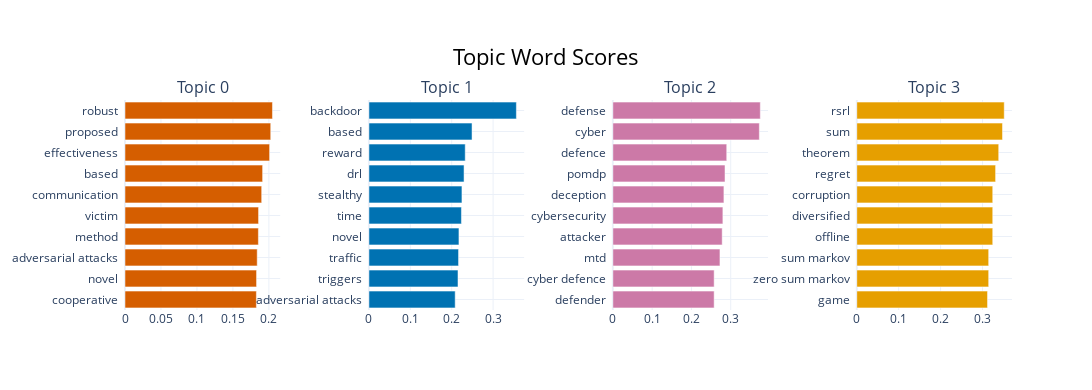

The notebook cell saved with this chart:
### Code cell
# reduce number of topics 
topic_model.reduce_topics(docs=summerized_papers, nr_topics=5)

# visualize the reduced topics
topic_model.visualize_barchart(top_n_topics=5, n_words=10, width=300, height=300)

### Figure 1 — Plotly figure (JSON) as saved in the notebook; plotly's stock layout.template omitted (floating-point values rounded to 4 significant figures)
{"data": [{"marker": {"color": "#D55E00"}, "orientation": "h", "type": "bar", "x": [0.1826, 0.1829, 0.1838, 0.1854, 0.1856, 0.19, 0.1913, 0.201, 0.2026, 0.205], "xaxis": "x", "y": ["cooperative  ", "novel  ", "adversarial attacks  ", "method  ", "victim  ", "communication  ", "based  ", "effectiveness  ", "proposed  ", "robust  "], "yaxis": "y"}, {"marker": {"color": "#0072B2"}, "orientation": "h", "type": "bar", "x": [0.2084, 0.2152, 0.2165, 0.2175, 0.2235, 0.2247, 0.2298, 0.2326, 0.2491, 0.3563], "xaxis": "x2", "y": ["adversarial attacks  ", "triggers  ", "traffic  ", "novel  ", "time  ", "stealthy  ", "drl  ", "reward  ", "based  ", "backdoor  "], "yaxis": "y2"}, {"marker": {"color": "#CC79A7"}, "orientation": "h", "type": "bar", "x": [0.2578, 0.2578, 0.2726, 0.2783, 0.28, 0.2826, 0.2854, 0.2898, 0.3728, 0.3753], "xaxis": "x3", "y": ["defender  ", "cyber defence  ", "mtd  ", "attacker  ", "cybersecurity  ", "deception  ", "pomdp  ", "defence  ", "cyber  ", "defense  "], "yaxis": "y3"}, {"marker": {"color": "#E69F00"}, "orientation": "h", "type": "bar", "x": [0.312, 0.3148, 0.3148, 0.3245, 0.3245, 0.3245, 0.3313, 0.3387, 0.3478, 0.3519], "xaxis": "x4", "y": ["game  ", "zero sum markov  ", "sum markov  ", "offline  ", "diversified  ", "corruption  ", "regret  ", "theorem  ", "sum  ", "rsrl  "], "yaxis": "y4"}], "layout": {"annotations": [{"font": {"size": 16}, "showarrow": false, "text": "Topic 0", "x": 0.0875, "xanchor": "center", "xref": "paper", "y": 1, "yanchor": "bottom", "yref": "paper"}, {"font": {"size": 16}, "showarrow": false, "text": "Topic 1", "x": 0.3625, "xanchor": "center", "xref": "paper", "y": 1, "yanchor": "bottom", "yref": "paper"}, {"font": {"size": 16}, "showarrow": false, "text": "Topic 2", "x": 0.6375, "xanchor": "center", "xref": "paper", "y": 1, "yanchor": "bottom", "yref": "paper"}, {"font": {"size": 16}, "showarrow": false, "text": "Topic 3", "x": 0.9125, "xanchor": "center", "xref": "paper", "y": 1, "yanchor": "bottom", "yref": "paper"}], "height": 390, "hoverlabel": {"bgcolor": "white", "font": {"family": "Rockwell", "size": 16}}, "showlegend": false, "title": {"font": {"color": "Black", "size": 22}, "text": "Topic Word Scores", "x": 0.5, "xanchor": "center", "yanchor": "top"}, "width": 1200, "xaxis": {"anchor": "y", "domain": [0, 0.175], "showgrid": true}, "xaxis2": {"anchor": "y2", "domain": [0.275, 0.45], "showgrid": true}, "xaxis3": {"anchor": "y3", "domain": [0.55, 0.725], "showgrid": true}, "xaxis4": {"anchor": "y4", "domain": [0.825, 1], "showgrid": true}, "yaxis": {"anchor": "x", "domain": [0, 1], "showgrid": true}, "yaxis2": {"anchor": "x2", "domain": [0, 1], "showgrid": true}, "yaxis3": {"anchor": "x3", "domain": [0, 1], "showgrid": true}, "yaxis4": {"anchor": "x4", "domain": [0, 1], "showgrid": true}}}
